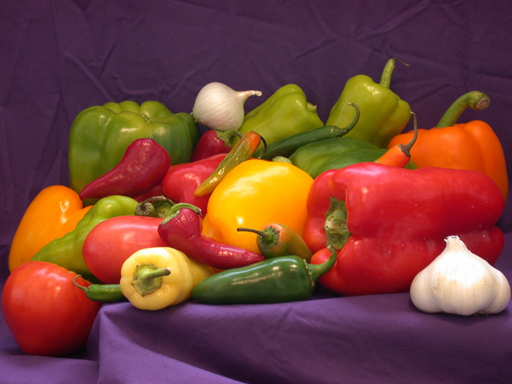
%> input picture Image processing/peppers.png, 512 x 384 px
$ octave rgb.m   (GNU Octave 9; MATLAB toolbox functions it lacks are replaced by stand-ins)
%> lines starting %> are read from the running program, lines starting %| are printed output that depends on the picture
peppers_img=imread('peppers.png');
%> peppers_img is the input picture: size 384x512x3 uint16; mean R, G, B 30979.8, 17130.7, 14964

%-----------------------------------------------------------------------

%Extracting the three color components

red_component=peppers_img(:,:,1);%red component of the image
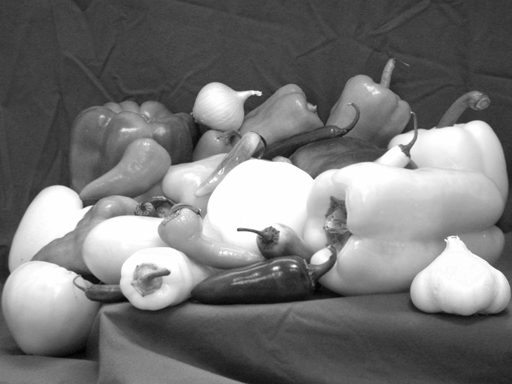
%> red_component: size 384x512 uint16; min 1282, max 65417, mean 30979.8; drawn with min black and max white
green_component=peppers_img(:,:,2);%green component of the image
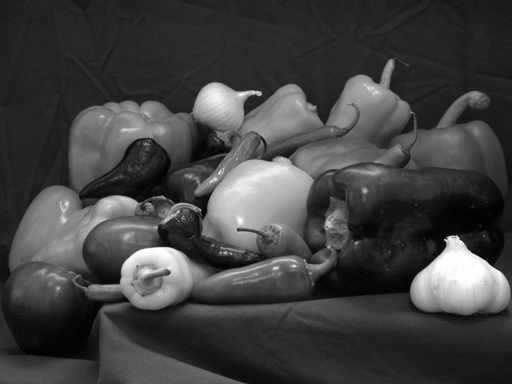
%> green_component: size 384x512 uint16; min 294, max 65372, mean 17130.7; drawn with min black and max white
blue_component=peppers_img(:,:,3);%red component of the imageSeS
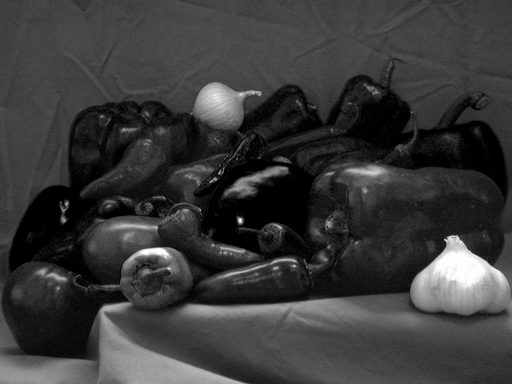
%> blue_component: size 384x512 uint16; min 149, max 65489, mean 14964; drawn with min black and max white

%---------------------------------------------------------------------

%Creating a black image

Black= zeros(size(peppers_img,1),size(peppers_img,2));

%---------------------------------------------------------------------

%Creating colored images of the image

red_image =cat(3,red_component,Black,Black);
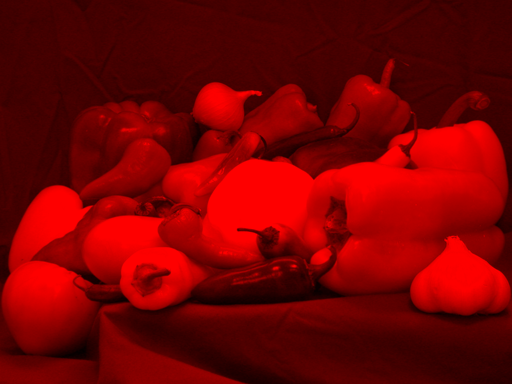
%> red_image: size 384x512x3 uint16; mean R, G, B 30979.8, 0, 0; drawn with min black and max white
green_image =cat(3,Black,green_component,Black);
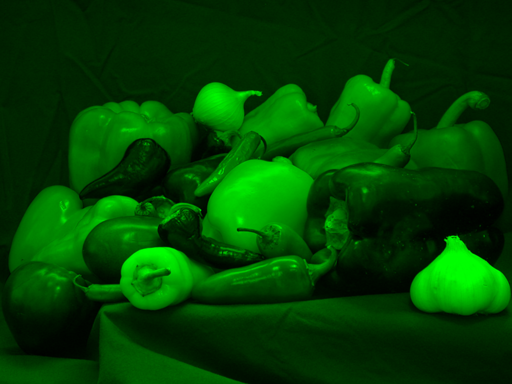
%> green_image: size 384x512x3 uint16; mean R, G, B 0, 17130.7, 0; drawn with min black and max white
blue_image =cat(3,Black,Black,blue_component);
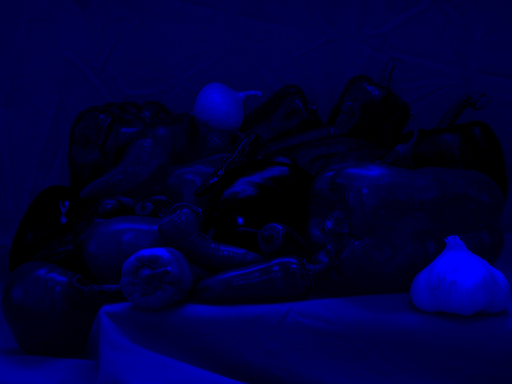
%> blue_image: size 384x512x3 uint16; mean R, G, B 0, 0, 14964; drawn with min black and max white

%---------------------------------------------------------------------

%Displaying color components

subplot(1,3,1)
imshow (red_image)
fontsize= 18;
title('Red component');
subplot(1,3,2)
imshow (green_image)
fontsize= 18;
title('Green component');

subplot(1,3,3)
imshow (blue_image)
fontsize= 18;
title('Blue component');
